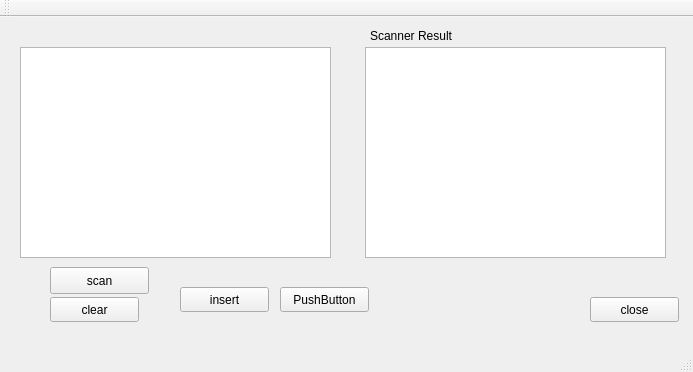
<?xml version="1.0" encoding="UTF-8"?>
<ui version="4.0">
 <class>MainWindow</class>
 <widget class="QMainWindow" name="MainWindow">
  <property name="geometry">
   <rect>
    <x>0</x>
    <y>0</y>
    <width>693</width>
    <height>372</height>
   </rect>
  </property>
  <property name="windowTitle">
   <string>MainWindow</string>
  </property>
  <widget class="QWidget" name="centralWidget">
   <widget class="QTextEdit" name="textEdit">
    <property name="geometry">
     <rect>
      <x>20</x>
      <y>30</y>
      <width>311</width>
      <height>211</height>
     </rect>
    </property>
   </widget>
   <widget class="QPushButton" name="pushButton">
    <property name="geometry">
     <rect>
      <x>50</x>
      <y>250</y>
      <width>99</width>
      <height>27</height>
     </rect>
    </property>
    <property name="text">
     <string>scan</string>
    </property>
   </widget>
   <widget class="QTextBrowser" name="textBrowser">
    <property name="geometry">
     <rect>
      <x>365</x>
      <y>30</y>
      <width>301</width>
      <height>211</height>
     </rect>
    </property>
   </widget>
   <widget class="QPushButton" name="pushButton_3">
    <property name="geometry">
     <rect>
      <x>590</x>
      <y>280</y>
      <width>89</width>
      <height>25</height>
     </rect>
    </property>
    <property name="text">
     <string>close</string>
    </property>
   </widget>
   <widget class="QPushButton" name="pushButton_2">
    <property name="geometry">
     <rect>
      <x>280</x>
      <y>270</y>
      <width>89</width>
      <height>25</height>
     </rect>
    </property>
    <property name="text">
     <string>PushButton</string>
    </property>
   </widget>
   <widget class="QPushButton" name="pushButton_4">
    <property name="geometry">
     <rect>
      <x>50</x>
      <y>280</y>
      <width>89</width>
      <height>25</height>
     </rect>
    </property>
    <property name="text">
     <string>clear</string>
    </property>
   </widget>
   <widget class="QPushButton" name="pushButton_5">
    <property name="geometry">
     <rect>
      <x>180</x>
      <y>270</y>
      <width>89</width>
      <height>25</height>
     </rect>
    </property>
    <property name="text">
     <string>insert</string>
    </property>
   </widget>
   <widget class="QLabel" name="label_2">
    <property name="geometry">
     <rect>
      <x>370</x>
      <y>10</y>
      <width>101</width>
      <height>17</height>
     </rect>
    </property>
    <property name="text">
     <string>Scanner Result</string>
    </property>
   </widget>
   <widget class="QWidget" name="">
    <property name="geometry">
     <rect>
      <x>20</x>
      <y>10</y>
      <width>131</width>
      <height>19</height>
     </rect>
    </property>
    <layout class="QHBoxLayout" name="horizontalLayout">
     <item>
      <widget class="QLabel" name="label">
       <property name="text">
        <string>insert code to scan:</string>
       </property>
      </widget>
     </item>
    </layout>
   </widget>
  </widget>
  <widget class="QMenuBar" name="menuBar">
   <property name="geometry">
    <rect>
     <x>0</x>
     <y>0</y>
     <width>693</width>
     <height>22</height>
    </rect>
   </property>
  </widget>
  <widget class="QToolBar" name="mainToolBar">
   <attribute name="toolBarArea">
    <enum>TopToolBarArea</enum>
   </attribute>
   <attribute name="toolBarBreak">
    <bool>false</bool>
   </attribute>
  </widget>
  <widget class="QStatusBar" name="statusBar"/>
 </widget>
 <layoutdefault spacing="6" margin="11"/>
 <resources/>
 <connections/>
</ui>
